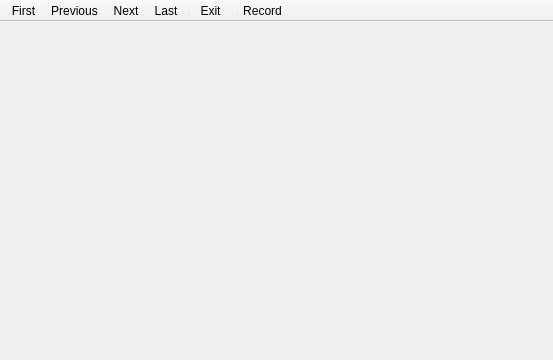
<ui version="4.0" >
 <class>AQFormDB</class>
 <widget class="QMainWindow" name="AQFormDB" >
  <property name="geometry" >
   <rect>
    <x>0</x>
    <y>0</y>
    <width>553</width>
    <height>360</height>
   </rect>
  </property>
  <property name="windowTitle" >
   <string>AQFormDB</string>
  </property>
  <property name="windowIcon" >
   <iconset resource="../gui.qrc" >:/images/logo_abanq.png</iconset>
  </property>
  <property name="iconSize" >
   <size>
    <width>12</width>
    <height>12</height>
   </size>
  </property>
  <property name="dockOptions" >
   <set>QMainWindow::AnimatedDocks</set>
  </property>
  <widget class="QWidget" name="centralwidget" />
  <widget class="QToolBar" name="toolBar" >
   <property name="minimumSize" >
    <size>
     <width>0</width>
     <height>0</height>
    </size>
   </property>
   <property name="maximumSize" >
    <size>
     <width>16777215</width>
     <height>22</height>
    </size>
   </property>
   <property name="acceptDrops" >
    <bool>false</bool>
   </property>
   <property name="windowTitle" >
    <string>toolBar</string>
   </property>
   <property name="movable" >
    <bool>false</bool>
   </property>
   <property name="iconSize" >
    <size>
     <width>14</width>
     <height>14</height>
    </size>
   </property>
   <property name="floatable" >
    <bool>false</bool>
   </property>
   <attribute name="toolBarArea" >
    <enum>TopToolBarArea</enum>
   </attribute>
   <attribute name="toolBarBreak" >
    <bool>false</bool>
   </attribute>
   <addaction name="actFirst" />
   <addaction name="actPrevious" />
   <addaction name="actNext" />
   <addaction name="actLast" />
   <addaction name="separator" />
   <addaction name="actExit" />
   <addaction name="separator" />
   <addaction name="actRecord" />
  </widget>
  <action name="actExit" >
   <property name="icon" >
    <iconset resource="../gui.qrc" >:/images/close.png</iconset>
   </property>
   <property name="text" >
    <string>Exit</string>
   </property>
   <property name="shortcut" >
    <string>Esc</string>
   </property>
  </action>
  <action name="actRecord" >
   <property name="icon" >
    <iconset resource="../gui.qrc" >:/images/zoomin.png</iconset>
   </property>
   <property name="text" >
    <string>Record</string>
   </property>
  </action>
  <action name="actFirst" >
   <property name="icon" >
    <iconset resource="../gui.qrc" >:/images/first.png</iconset>
   </property>
   <property name="text" >
    <string>First</string>
   </property>
  </action>
  <action name="actPrevious" >
   <property name="icon" >
    <iconset resource="../gui.qrc" >:/images/left.png</iconset>
   </property>
   <property name="text" >
    <string>Previous</string>
   </property>
  </action>
  <action name="actNext" >
   <property name="icon" >
    <iconset resource="../gui.qrc" >:/images/right.png</iconset>
   </property>
   <property name="text" >
    <string>Next</string>
   </property>
  </action>
  <action name="actLast" >
   <property name="icon" >
    <iconset resource="../gui.qrc" >:/images/last.png</iconset>
   </property>
   <property name="text" >
    <string>Last</string>
   </property>
  </action>
 </widget>
 <resources>
  <include location="../gui.qrc" />
 </resources>
 <connections/>
</ui>
